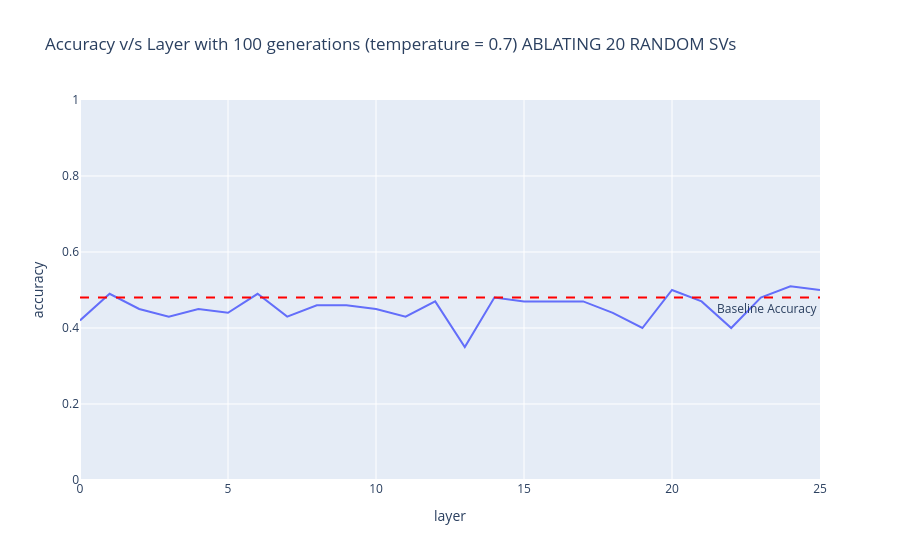

Notebook code cell kept with this figure:
### Code cell
df_6 = pd.read_csv('layer_ablation_results._random_baselinecsv.csv')
import plotly.express as px

fig = px.line(df_6, x="layer", y="accuracy",
              title="Accuracy v/s Layer with 100 generations (temperature = 0.7) ABLATING 20 RANDOM SVs")

fig.add_hline(y=0.48, line_dash="dash", line_color="red",
              annotation_text="Baseline Accuracy", annotation_position="bottom right")

fig.update_yaxes(range=[0, 1])

fig.show()

### Figure 1 — Plotly figure (JSON) as saved in the notebook; plotly's stock layout.template omitted (floating-point values rounded to 4 significant figures)
{"data": [{"hovertemplate": "layer=%{x}<br>accuracy=%{y}<extra></extra>", "legendgroup": "", "line": {"color": "#636efa", "dash": "solid"}, "marker": {"symbol": "circle"}, "mode": "lines", "name": "", "orientation": "v", "showlegend": false, "type": "scatter", "x": [0, 1, 2, 3, 4, 5, 6, 7, 8, 9, 10, 11, 12, 13, 14, 15, 16, 17, 18, 19, 20, 21, 22, 23, 24, 25], "xaxis": "x", "y": [0.42, 0.49, 0.45, 0.43, 0.45, 0.44, 0.49, 0.43, 0.46, 0.46, 0.45, 0.43, 0.47, 0.35, 0.48, 0.47, 0.47, 0.47, 0.44, 0.4, 0.5, 0.47, 0.4, 0.48, 0.51, 0.5], "yaxis": "y"}], "layout": {"annotations": [{"showarrow": false, "text": "Baseline Accuracy", "x": 1, "xanchor": "right", "xref": "x domain", "y": 0.48, "yanchor": "top", "yref": "y"}], "legend": {"tracegroupgap": 0}, "shapes": [{"line": {"color": "red", "dash": "dash"}, "type": "line", "x0": 0, "x1": 1, "xref": "x domain", "y0": 0.48, "y1": 0.48, "yref": "y"}], "title": {"text": "Accuracy v/s Layer with 100 generations (temperature = 0.7) ABLATING 20 RANDOM SVs"}, "xaxis": {"anchor": "y", "domain": [0, 1], "title": {"text": "layer"}}, "yaxis": {"anchor": "x", "domain": [0, 1], "range": [0, 1], "title": {"text": "accuracy"}}}}
